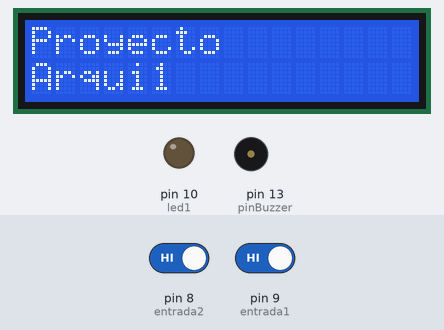
Recording of a sketch running on a simulated Arduino Uno, built with avr-gcc and run on an emulated ATmega328P. Parts: 16×2 character LCD, output pins drawn as LEDs (lit = HIGH), buzzer (waves = sounding). Inputs (shaded band) come from the test bench; at power-on: pin 9 (entrada1) HIGH, pin 8 (entrada2) HIGH. What the sketch prints to the serial monitor is not drawn.

Above: at 1.2 s.
1.3 s: pin 9 (entrada1) driven LOW
At 1.7 s:
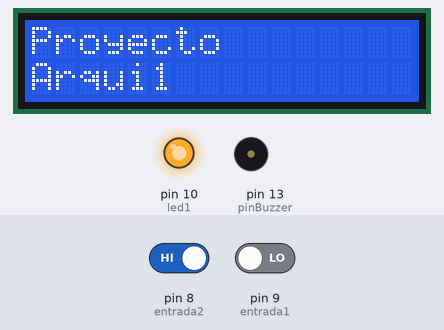
2.8 s: pin 8 (entrada2) driven LOW
At 4.0 s:
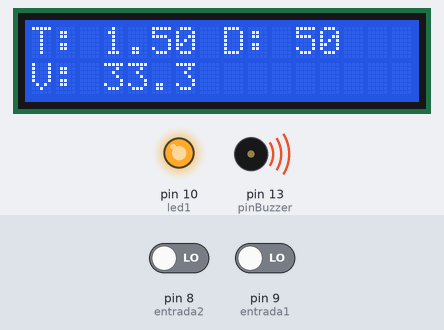
4.3 s: pin 9 (entrada1) driven HIGH
At 7.1 s:
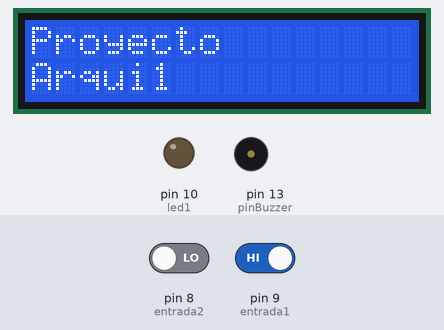
7.3 s: pin 9 (entrada1) driven LOW
At 7.6 s:
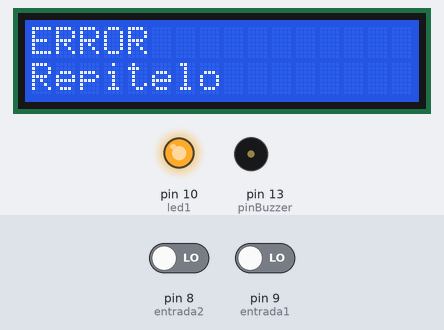
Timing chart, 0 to 9.8 s (numbered marks = the images above; inputs shaded):
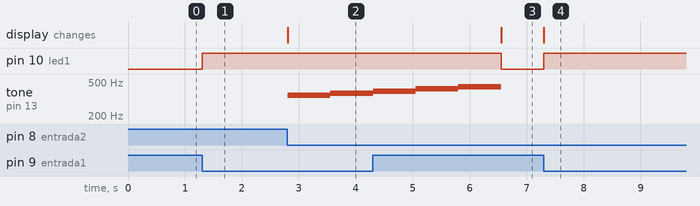

Measured:
- after the input at 1.3 s, pin 10 (led1): LOW → HIGH at once
- after the input at 2.8 s, tone on pin 13 (pinBuzzer): silent → 349 Hz at once, → 370 Hz 0.75 s later; the display: changes at once (image 2)
- after the input at 4.3 s, pin 10 (led1): HIGH → LOW after 2.3 s
- after the input at 7.3 s, pin 10 (led1): LOW → HIGH at once; the display: changes at once (image 4)

The sketch:

Proyecto1Arqui1.ino
```cpp
#include <LiquidCrystal.h>

// Variables globales
int distancia = 50;
int temp1;
int temp2;
float Tiempo;
float velocidad;
int flag1 = 0;
int flag2 = 0;

// Entradas de los sensores
int entrada1 = 9;
int entrada2 = 8;

// Led que indica el encendido del primer sensor
int led1 = 10;

// Pin del buzzer
const int pinBuzzer = 13; //Constante que contiene el numero del pin de Arduino al cual conectamos un buzzer pasivo

// Freguencias que utilizara el buzzer
const int frecuencias[] = {261, 277, 294, 311, 330, 349, 370, 392, 415, 440, 466, 494};//Arreglo que contiene las frecuencias que queremos escuchar en nuestro buzzer
const int numFrecuencias = 10;

LiquidCrystal lcd(12, 11, 5, 4, 3, 2);

void setup()
{
  // Configuracion de lcd y mensaje inicial
  lcd.begin(16, 2);
  lcd.print("Proyecto");
  lcd.setCursor(0,1);
  lcd.print("Arqui1");
  lcd.setCursor(0,0);

  // Configuracion de las entradas de los sensores
  pinMode(entrada1, INPUT);
  pinMode(entrada2, INPUT);

  // Configuracion de el pines de salida
  pinMode(led1, OUTPUT);
  digitalWrite(led1, LOW);
  // Configuracion del Monitor serial
  Serial.begin(9600);
  Serial.println("Tiempo,Velocidad");
}

void loop()
{
  // Esperamos que se detecte algo en el primer sensor
  if(digitalRead (entrada1) == LOW && flag1==0){
    temp1 = millis(); // Se captura el tiempo
    flag1=1; // Se activa la bandera
    digitalWrite(led1, HIGH); // Se enciende el led
  }

  // Esperamos a que se detecte algo en el segundo sensor
  if(digitalRead (entrada2) == LOW && flag2==0){
    temp2 = millis();
    flag2=1;
  }
  // Si ambas banderas estan activadas se procede a hacer el calculo de tiempo
  if (flag1==1 && flag2==1){
    // Si el tiempo1 es menor se hace el calculo de datos
  	if(temp1 < temp2){
      Tiempo = temp2 - temp1; // Obtenemos el tiempo total
      float t = Tiempo/1000; // Transformamos el tiempo a segundos
      velocidad = distancia / t; // Calculamos la distancia
      lcd.print("T: ");
      lcd.print(t);
      lcd.print(" D: ");
      lcd.print(distancia);
      lcd.setCursor(0,1);
      lcd.print("V: ");
      lcd.print(velocidad,1);
      for (int i = 5; i < numFrecuencias; i++)
      {
        // Ejecutamos el buzzer
        tone(pinBuzzer, frecuencias[i]);
        delay(750);
      }
      // Limpiamos todos los datos
      noTone(pinBuzzer);
      lcd.clear();
      flag1 = 0;
      flag2 = 0;
      digitalWrite(led1, LOW);
      Serial.print(t);
      Serial.print(",");
      Serial.println(velocidad);
    } else {
      // Si el tiempo 1 es mayor el tiempo2 Muestra un error en la LCD
      // Cierra todos los datos
      lcd.clear();
      lcd.print("ERROR");
      lcd.setCursor(0, 1);
      lcd.print("Repitelo");
      delay(3000);
      lcd.clear();
      flag1 = 0;
      flag2 = 0;
      digitalWrite(led1, LOW);
    }
    lcd.print("Proyecto");
    lcd.setCursor(0,1);
    lcd.print("Arqui1");
    lcd.setCursor(0,0);
  }
}
```
